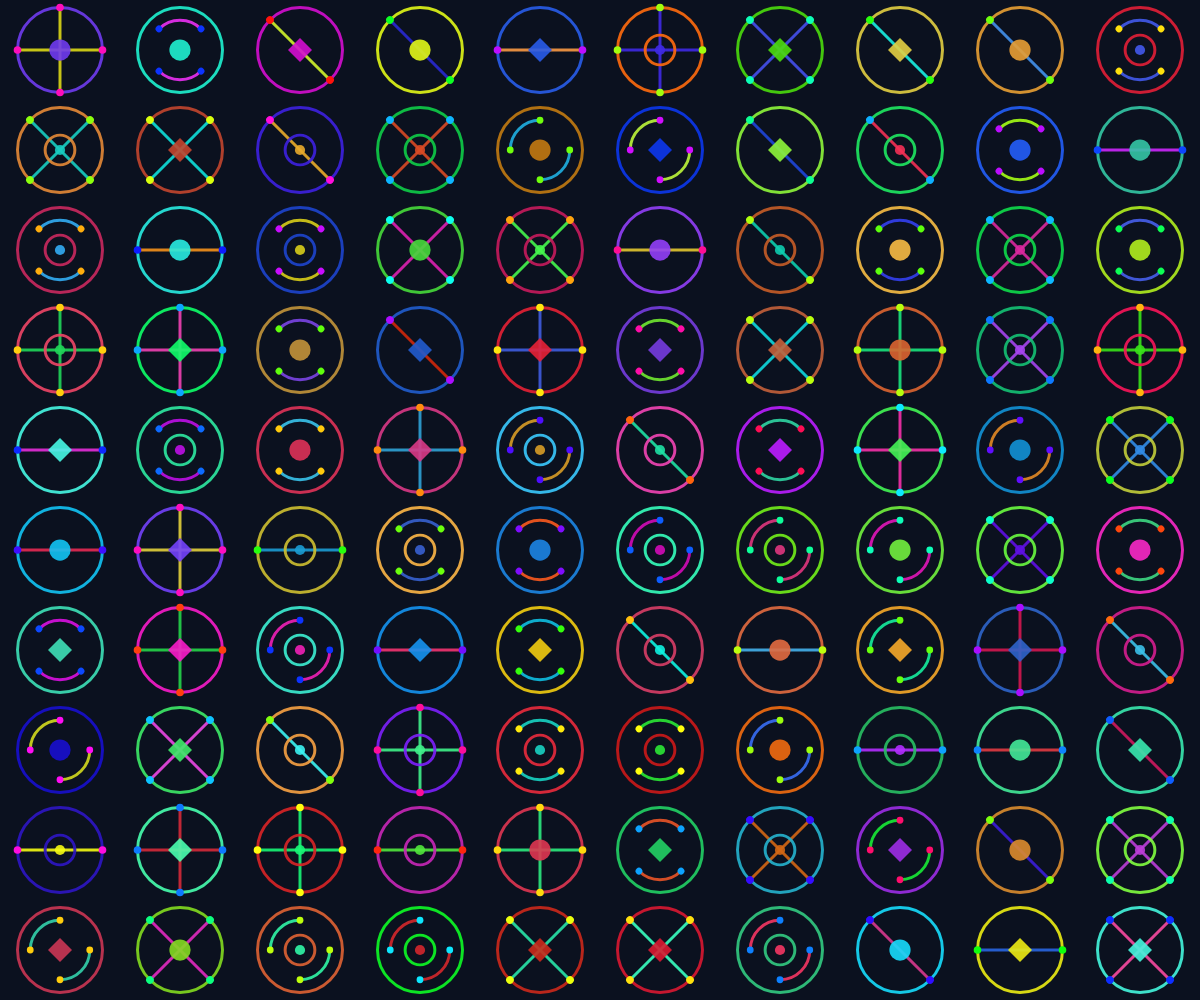
Frame 1 (no input)
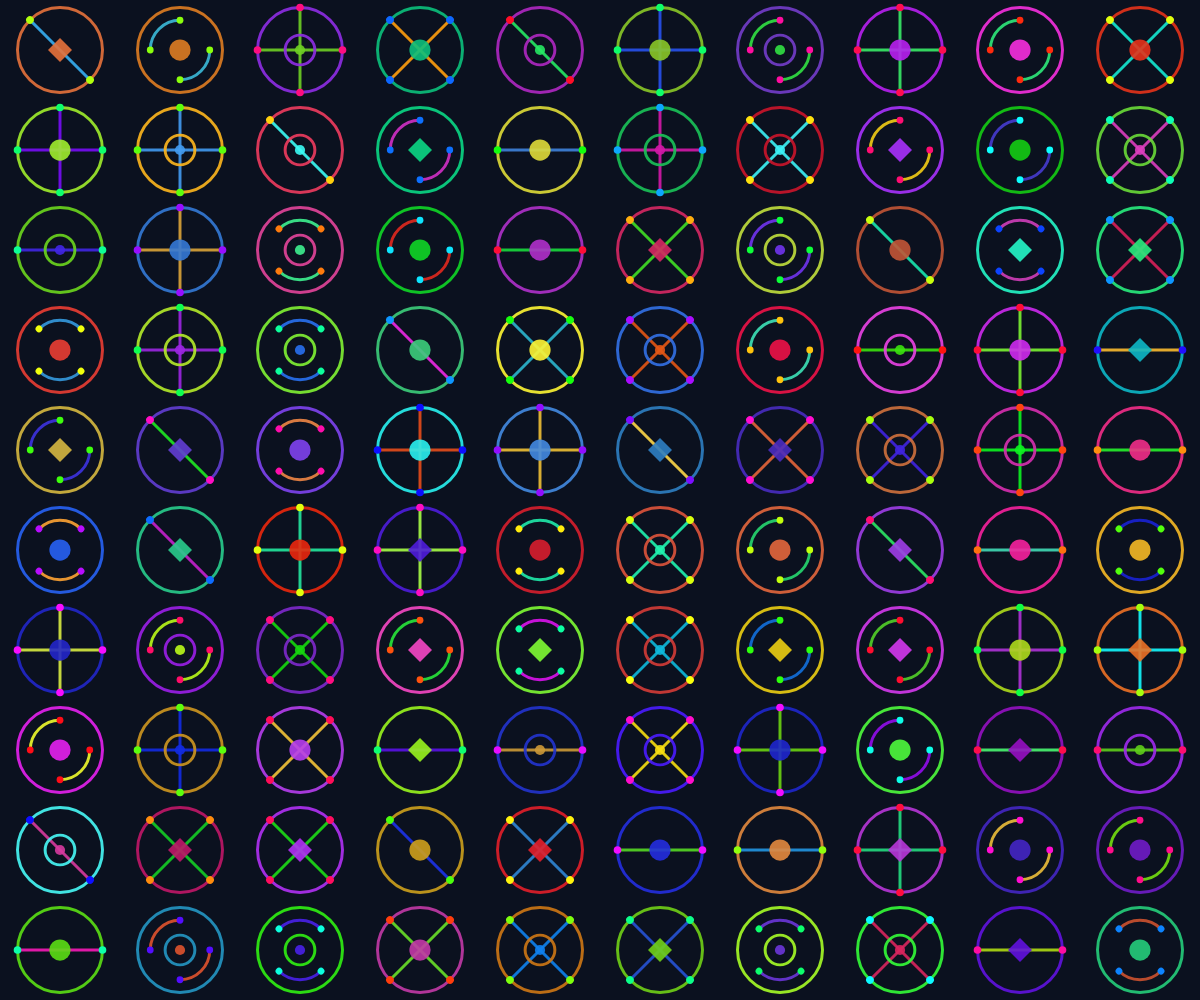
Frame 2 (the mouse pressed at the canvas centre, redrawn once)

The p5.js sketch that drew these frames (run headless with seeded random() and noise() and a simulated clock; the mouse was pressed at the canvas centre and the sketch redrawn once):

// p5.js sketch
// ── sketch.js
let numeroglifi = 100; 

function setup() {
  createCanvas(windowWidth, windowHeight);
  rectMode(CENTER);
  angleMode(DEGREES);
  colorMode(HSB, 360, 100, 100, 100);
  noLoop(); 
}

function draw() {
  
  background(220, 65, 12);

  let numerocolonne = ceil(sqrt(numeroglifi));
  let numerorighe = ceil(numeroglifi / numerocolonne);
  
  let dimcolonna = width / numerocolonne;
  let dimriga = height / numerorighe;

  let dimMaxCerchio = min(dimcolonna, dimriga) * 0.85; 

  let xcorrente = 0;
  let ycorrente = 0;

  for (let g = 0; g < numeroglifi; g++) {
    mioglifo(xcorrente + dimcolonna / 2, ycorrente + dimriga / 2, dimMaxCerchio);
    
    xcorrente = xcorrente + dimcolonna;

    if (xcorrente >= width) {
      xcorrente = 0;
      ycorrente = ycorrente + dimriga; 
    }
  }
}

function mioglifo(_x, _y, _size) {
  push();
  translate(_x, _y);

  let tonalitaBase = random(0, 360);
  let col1 = color(tonalitaBase, random(70, 95), random(75, 100), 90);
  let col2 = color((tonalitaBase + random(120, 240)) % 360, random(70, 95), random(80, 100), 90);
  let colAccent = color((tonalitaBase + 60) % 360, 95, 100);

  let spessore = max(2, _size * 0.035);
  strokeWeight(spessore);
  noFill();

  // Cerchio di contenimento
  stroke(col1);
  circle(0, 0, _size);

  // Struttura assi e punti 
  let angoliAssi = random([0, 45]);
  let tipoAssi = floor(random(3));

  push();
  rotate(angoliAssi);
  stroke(col2);

  if (tipoAssi === 0) {
    // 4 estremità sul bordo
    line(-_size / 2, 0, _size / 2, 0);
    line(0, -_size / 2, 0, _size / 2);

    // Punti posizionati sulle estremità 
    fill(colAccent);
    noStroke();
    circle(_size / 2, 0, _size * 0.09);
    circle(-_size / 2, 0, _size * 0.09);
    circle(0, _size / 2, _size * 0.09);
    circle(0, -_size / 2, _size * 0.09);

  } else if (tipoAssi === 1) {
    // 2 estremità sul bordo
    line(-_size / 2, 0, _size / 2, 0);

    // Punti posizionati sulle estremità
    fill(colAccent);
    noStroke();
    circle(_size / 2, 0, _size * 0.09);
    circle(-_size / 2, 0, _size * 0.09);

  } else {
    // Archi lungo i quadranti
    noFill();
    stroke(col2);
    arc(0, 0, _size * 0.7, _size * 0.7, 0, 90);
    arc(0, 0, _size * 0.7, _size * 0.7, 180, 270);

    // Punti posizionati  sulle estremità
    fill(colAccent);
    noStroke();
    circle(_size * 0.35, 0, _size * 0.08);
    circle(0, _size * 0.35, _size * 0.08);
    circle(-_size * 0.35, 0, _size * 0.08);
    circle(0, -_size * 0.35, _size * 0.08);
  }
  pop();

  // Forma al centro
  fill(col1);
  noStroke();
  let tipoNucleo = floor(random(3));
  if (tipoNucleo === 0) {
    circle(0, 0, _size * 0.25);
  } else if (tipoNucleo === 1) {
    push();
    rotate(45);
    rect(0, 0, _size * 0.2, _size * 0.2);
    pop();
  } else {
    noFill();
    stroke(col1);
    circle(0, 0, _size * 0.35);
    fill(col2);
    noStroke();
    circle(0, 0, _size * 0.12);
  }

  pop();
}
